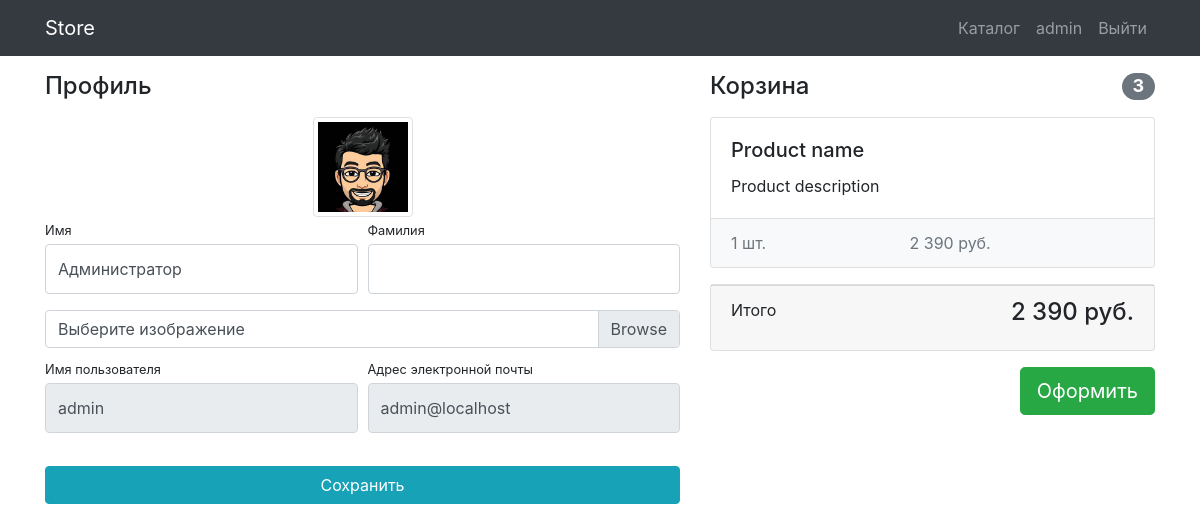
/users/profile/ (signed in), run on the app's committed database.
### users/models.py (models this page shows)
class User(AbstractUser):
    image = models.ImageField(upload_to='users_images', blank=True)
    is_verify_email = models.BooleanField(default=False, verbose_name="Подтверждение электронной почты")

### users/views.py (the view)
# urls.py: path('profile/', views.profile, name="profile"),
def profile(request):
    if request.method == 'POST':
        form = UserProfileForm(data=request.POST, files=request.FILES, instance=request.user)
        if form.is_valid():
            form.save()
            return redirect('profile')
    else:
        form = UserProfileForm(instance=request.user)
    context = {
        'title': 'Store - Профиль',
        'form': form
    }
    return render(request, 'users/profile.html', context)

### users/forms.py
class UserProfileForm(UserChangeForm):
    username = forms.CharField(widget=forms.TextInput(attrs={
        'readonly': True}))
    email = forms.CharField(widget=forms.EmailInput(attrs={
        'readonly': True}))
    image = forms.ImageField(widget=forms.FileInput(), required=False)
    class Meta:
        model = User
        fields = ('first_name', 'last_name', 'username', 'email', 'image')
    def __init__(self, *args, **kwargs):
        super().__init__(*args, **kwargs)
        for field in self.fields.values():
            field.widget.attrs['class'] = 'form-control py-4'
        self.fields['image'].widget.attrs['class'] = 'custom-file-input'

### users/templates/users/profile.html (shortened to what this page needs)
{% extends 'products/base.html' %}
{% load static %}
{% block css %}
<link href="{% static 'css/profile.css' %}" rel="stylesheet">
{% endblock %}
{% block content %}
<div class="container">
    <div class="row">
        <div class="col-lg-7">
            <h4 class="mt-3 mb-3">Профиль</h4>
            <div class="col-lg-12 text-center">
                <img width="100" height="100"
                     src="{% if user.image %} {{ user.image.url }} {% else %} {% static 'vendor/img/users/default.jpg' %} {% endif %}"
                     class="img-thumbnail">
            </div>
            <form action="{% url 'profile' %}" method="post" enctype="multipart/form-data">
                <div class="form-row">
                    <div class="col-lg-6">
                        <div class="form-group">
                            <label class="small mb-1" for="{{ form.first_name.id_for_label }}">Имя</label>
                            {{ form.first_name }}
                        </div>
                    </div>
                    <div class="col-lg-6">
                        <div class="form-group">
                            <label class="small mb-1" for="{{ form.last_name.id_for_label }}">Фамилия</label>
                            {{ form.last_name }}
                        </div>
                    </div>
                </div>
                <div class="form-row mb-2">
                    <div class="col-lg-12">
                        <div class="custom-file">
                            <label class="custom-file-label" for="{{ form.image.id_for_label }}">Выберите изображение</label>
                        </div>
                    </div>
                </div>
                <div class="form-row">
                    <div class="col-lg-6">
                        <label class="small mb-1" for="{{ form.username.id_for_label }}">Имя пользователя</label>
                        {{ form.username }}
                    </div>
                    <div class="col-lg-6">
                        <label class="small mb-1" for="{{ form.email.id_for_label }}">Адрес электронной
                            почты</label>
                       {{ form.email }}
                    </div>
                </div>
                <div class="form-row">
                    <div class="col-lg-12" style="margin-top: 33px;">
                        <input class="btn btn-info btn-block" type="submit" value="Сохранить">
                    </div>
                </div>
            </form>
        </div>
        {% include 'products/basket.html' %}
    </div>
</div>
{% endblock %}

### products/templates/products/base.html (shortened to what this page needs)
<!DOCTYPE html>
{% load static %}
<html lang="en">
<head>
    <link href="{% static 'vendor/bootstrap/css/bootstrap.min.css' %}" rel="stylesheet">
    {% block css %}{% endblock %}
</head>
<body>
<nav class="navbar navbar-expand-lg navbar-dark bg-dark fixed-top">
    <div class="container">
        <a class="navbar-brand" href="{% url 'index' %}">Store</a>
        <div class="collapse navbar-collapse" id="navbarResponsive">
            <ul class="navbar-nav ml-auto">
                <li class="nav-item">
                    <a class="nav-link" href="{% url 'products' %}">Каталог  </a>
                </li>
                {% if user.is_authenticated %}
                <li class="nav-item">
                    <a class="nav-link" href="{% url 'profile' %}">{{ user.username }}
                    </a>
                </li>
                <li class="nav-item">
                    <a class="nav-link" href="{% url 'logout' %}">Выйти </a>
                </li>
                {% else %}
                <li class="nav-item">
                    <a class="nav-link" href="{% url 'login' %}">Войти <i class="fas fa-sign-in-alt"></i></a>
                </li>
                {% endif %}
            </ul>
        </div>
    </div>
</nav>
{% block content %}
{% endblock %}
</body>
</html>

### products/static/css/profile.css (style rules this page uses)
body { padding-top: 56px; }

### data on the page
User: username "admin", image (picture), first_name "Администратор", email "admin@localhost"
